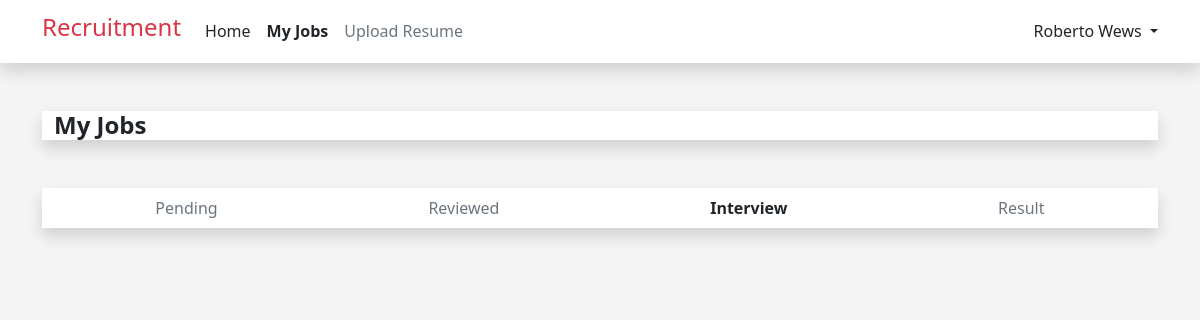
Before: /my_jobs.php?status=Interview (signed in) with the older database file.
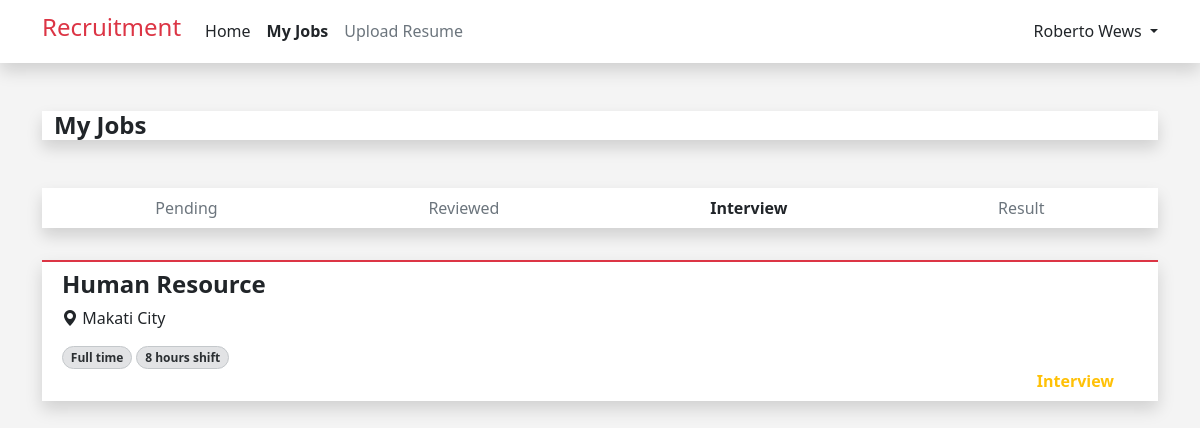
After: the same page with the newer database file.
### tables this page shows
CREATE TABLE `job_applicants` (
  `id` int(12) NOT NULL,
  `user_id` int(12) NOT NULL,
  `job_id` int(12) NOT NULL,
  `application_status` varchar(255) NOT NULL,
  `interview_date` datetime DEFAULT NULL
);

CREATE TABLE `jobs` (
  `id` int(12) NOT NULL,
  `job_name` varchar(255) NOT NULL,
  `salary` int(12) NOT NULL,
  `job_type` varchar(255) NOT NULL,
  `shift_and_schedule` varchar(255) NOT NULL,
  `location` varchar(255) NOT NULL,
  `job_description` text NOT NULL,
  `benefits` text NOT NULL,
  `priority` varchar(255) NOT NULL,
  `department` varchar(255) NOT NULL,
  `created_at` timestamp NOT NULL DEFAULT current_timestamp() ON UPDATE current_timestamp()
);

### my_jobs.php (the view, shortened to what the changed rows need)
<?php
include("dbconn.php");
include("header.php");
if (isset($_GET['status'])) {
    $status = $_GET['status'];
    $userId = $_SESSION['user_id'];
    if ($status === 'Result') {
        $query =
            "SELECT jobs.job_name, jobs.job_type, jobs.shift_and_schedule, jobs.location, job_applicants.application_status
            FROM jobs
            INNER JOIN job_applicants ON jobs.id = job_applicants.job_id
            WHERE job_applicants.user_id = '$userId' AND (job_applicants.application_status = 'Selected' OR job_applicants.application_status = 'Not Selected')";
    } else {
        $query =
            "SELECT jobs.job_name, jobs.job_type, jobs.shift_and_schedule, jobs.location, job_applicants.application_status
            FROM jobs
            INNER JOIN job_applicants ON jobs.id = job_applicants.job_id
            WHERE job_applicants.user_id = '$userId' AND job_applicants.application_status = '$status'";
    }
    $result = mysqli_query($conn, $query);
    function getStatusClass($status)
    {
        switch ($status) {
            case 'Interview':
                return 'text-warning';
        }
    }
}
?>
<!DOCTYPE html>
<html lang="en">
<head>
</head>
<body style="background-color: #F4F4F4; ">
    <div class="container">
        <?php
        while ($row = mysqli_fetch_assoc($result)) {
            ?>
            <div class="row">
                <div class="col-sm-12 col-md-12 ">
                    <div class="container-fluid bg-white shadow mb-3 mt-4 border-2 border-top border-danger">
                        <div class="row p-2">
                            <h4 class="fw-bold">
                                <?php echo $row['job_name'] ?>
                            </h4>
                            <div class="row">
                                <div class="col">
                                    <i class="bi bi-geo-alt-fill"></i><span>
                                        <?php echo $row['location']; ?>
                                    </span>
                                </div>
                            </div>
                            <div class="row">
                                <div class="col">
                                    <span
                                        class="badge bg-secondary-subtle border border-secondary-subtle text-secondary-emphasis rounded-pill mt-3">
                                        <?php echo $row['job_type']; ?>
                                    </span>
                                    <span
                                        class="badge bg-secondary-subtle border border-secondary-subtle text-secondary-emphasis rounded-pill mt-3">
                                        <?php echo $row['shift_and_schedule']; ?>
                                    </span>
                                </div>
                            </div>
                            <div class="row">
                                <div class="col d-flex justify-content-end">
                                    <div
                                        class="fw-bold rounded-1 <?php echo getStatusClass($row['application_status']); ?>">
                                        <?php echo $row['application_status']; ?>
                                    </div>
                                </div>
                            </div>
                        </div>
                    </div>
                </div>
            </div>
            <?php
        }
        ?>
    </div>
</body>
</html>

Changed rows visible on the page:
now on this page (row edited): job_applicants: job.job_name "Human Resource", job.location "Makati City", job.job_type "Full time", job.shift_and_schedule "8 hours shift", application_status "Interview"
